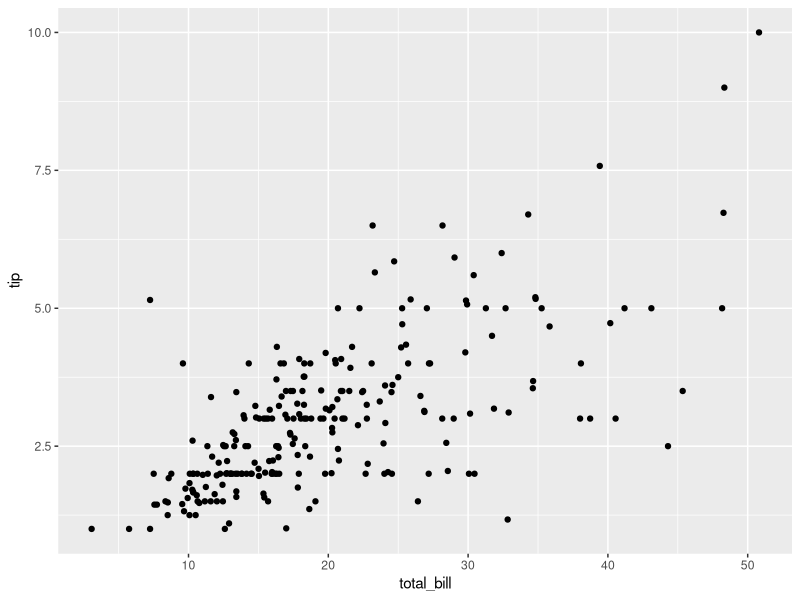
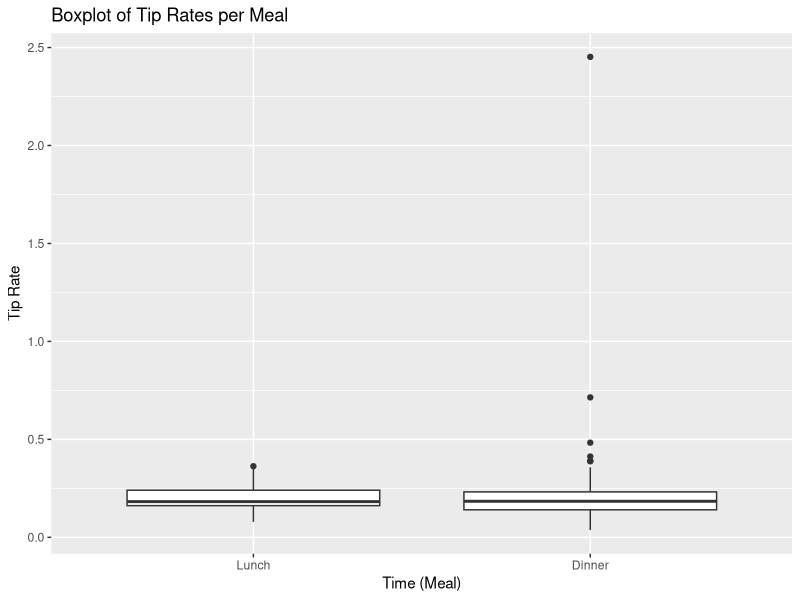
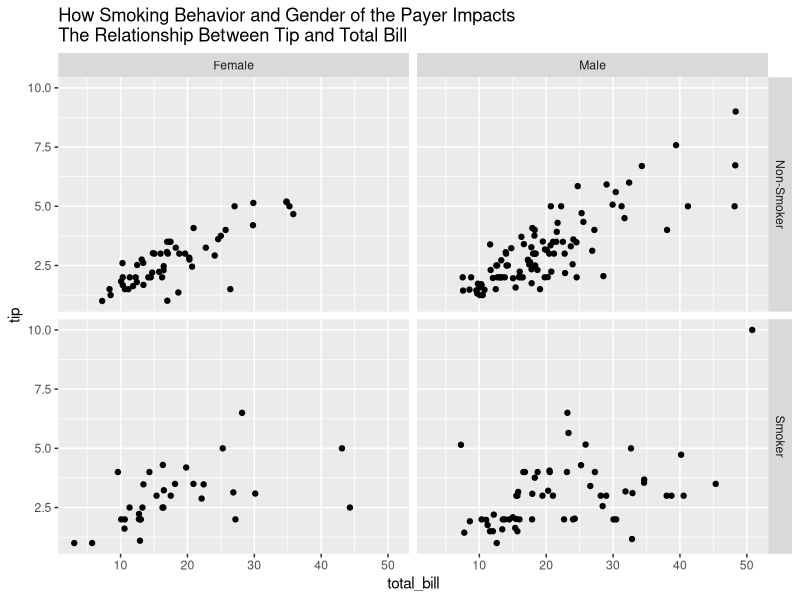
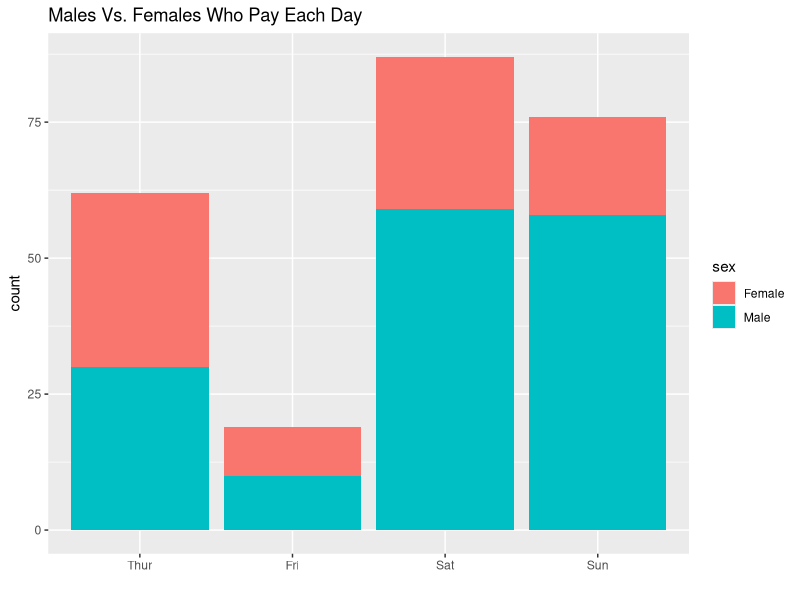

The R source for these figures, in order:
## ---- chunk 1
knitr::opts_chunk$set(echo = TRUE)
if (!require("reshape2")) {
install.packages("reshape2")
}
library(ggplot2)
## ---- chunk 2
data(tips, package="reshape2")
## ---- chunk 3
    numParty = nrow(tips)
    numParty
## ---- chunk 4
    str(tips)
## ---- chunk 5
    day = levels(factor(tips$day, levels=c("Thur","Fri","Sat","Sun")))
    day
## ---- chunk 6
    female5 = tips[tips$sex == "Female" & tips$size >= 5,]
female5
## ---- chunk 7
    ggplot(data = tips, aes(x = total_bill, y = tip)) + geom_point()
## ---- chunk 8
    tips$tiprate = tips$tip / (tips$total_bill - tips$tip)
mean(tips$tiprate)
## ---- chunk 9
    ggplot(data = tips, aes(x = factor(tips$time, levels = c("Lunch", "Dinner")) , y = tiprate)) + geom_boxplot() + labs(title="Boxplot of Tip Rates per Meal", x="Time (Meal)", y="Tip Rate")
## ---- chunk 10
    levels(tips$smoker) = c("Non-Smoker","Smoker")
    g = ggplot(tips, aes(total_bill, tip))
g = g +geom_point() + facet_grid(smoker~sex)
g + labs(title = "How Smoking Behavior and Gender of the Payer Impacts\nThe Relationship Between Tip and Total Bill")
## ---- chunk 11
    ggplot(tips, aes(factor(day, levels=c("Thur","Fri","Sat","Sun")))) + geom_bar(aes(fill=sex)) + labs(title="Males Vs. Females Who Pay Each Day",x = "")
